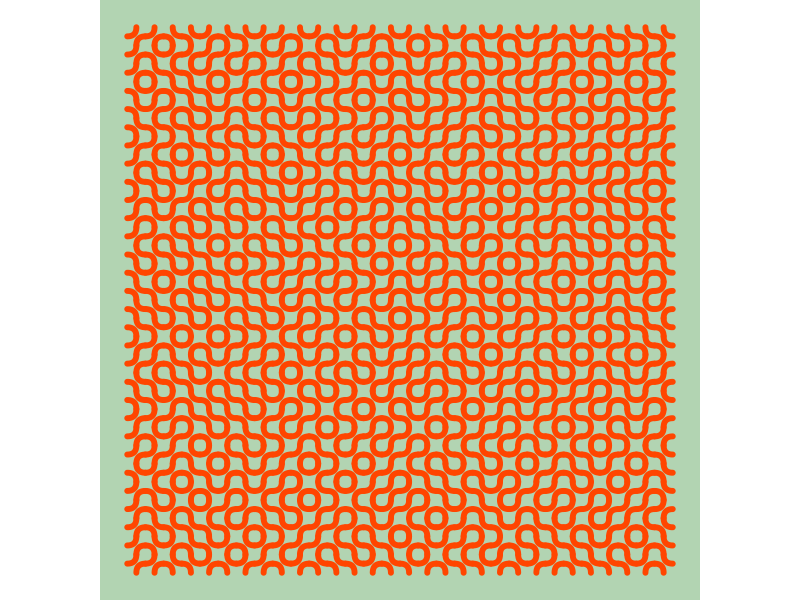
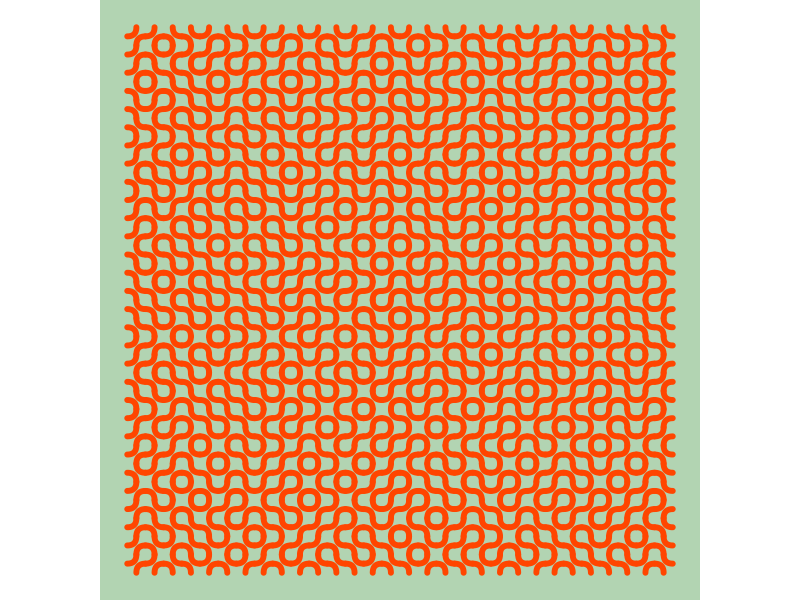

Recreate these plots in R, in order.
## ---- chunk 1
knitr::opts_chunk$set(echo = TRUE)
## ---- chunk 2
library(tidyr)
library(dplyr)
library(ggforce)
## ---- chunk 3
curves <- tribble(
  ~n, ~name, ~x, ~y,
  1, "lu", c(0, 0.5, 0.5), c(0.5, 0.5, 1),
  1, "rd", c(0.5, 0.5, 1), c(0, 0.5, 0.5),
  2, "ld", c(0, 0.5, 0.5), c(0.5, 0.5, 0),
  2, "ru", c(0.5, 0.5, 1), c(1, 0.5, 0.5)
)

t = 900

tiles <- data.frame(
  col = rep(1:sqrt(t), sqrt(t)),
  row = rep(1:sqrt(t), each = sqrt(t)),
  n = sample(c(1, 2), replace = TRUE, size = t)
) %>% 
  left_join(curves) %>% 
  unnest(c(x, y))


ggplot(tiles) +
  geom_bspline(aes(col + x, row + y, group = interaction(row, col, name)), 
               size = 2, n = 15, 
               color = "#ff4500", 
               lineend = "round") +
  coord_fixed() +
  theme_void() +
  theme(
    plot.background = element_rect(fill = "#b2d4b2", 
                                   color = NA)
  ) 
  ggsave(here::here("2020", "TruchetCurveDouble.png"), dpi = 320, height = 8, width = 8)
